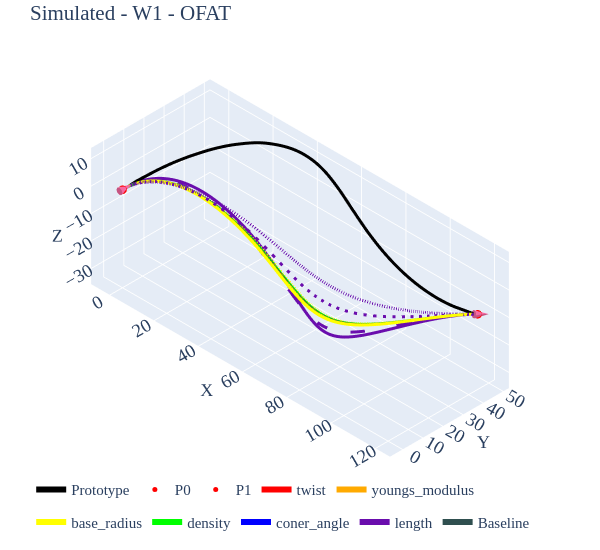

The cell this chart's notebook holds for it:
### Code cell
#| label: w1-main

df=pd.read_csv('../../data/2001/w1.csv')
doe_df=pd.read_csv('../../pyelastica/wiper_ofat10p/data/doe_df.csv')[:25]
prt=df.iloc[10:,2:].reset_index(drop=True).values
p0=df.iloc[5,2:].values.astype(float)
p1=df.iloc[6,2:].values.astype(float)
u0=df.iloc[8,2:].values.astype(float)*df.iloc[2,1]
u1=df.iloc[9,2:].values.astype(float)*df.iloc[3,1]
fig=go.Figure()
fig.add_trace(go.Scatter3d(x=prt[:,0],y=prt[:,1],z=prt[:,2],mode='lines',name='Prototype',line=dict(color='black',width=6)))
fig.add_trace(go.Scatter3d(x=[p0[0]],y=[p0[1]],z=[p0[2]],mode='markers',name='P0',marker=dict(size=5,color='red')))
fig.add_trace(go.Scatter3d(x=[p1[0]],y=[p1[1]],z=[p1[2]],mode='markers',name='P1',marker=dict(size=5,color='red')))
fig.add_trace(go.Cone(x=[p0[0]],y=[p0[1]],z=[p0[2]],u=[u0[0]],v=[u0[1]],w=[u0[2]],colorscale='RdPu',sizemode='absolute',sizeref=6,showscale=False,name='U@P0',showlegend=False))
fig.add_trace(go.Cone(x=[p1[0]],y=[p1[1]],z=[p1[2]],u=[u1[0]],v=[u1[1]],w=[u1[2]],colorscale='RdPu',sizemode='absolute',sizeref=6,showscale=False,name='U@P1',showlegend=False))
a=pd.DataFrame(prt).iloc[50].values

param_colors={'twist':'#ff0000','youngs_modulus':'#ffaa00','base_radius':'#ffff00','density':'#00ff00','coner_angle':'#0000ff','length':'#6a0dad'}
dash_map = {-10: "dot",-5: "dash",5: "longdash",10: "solid"}
for i in range(len(doe_df)):
    scenario=doe_df['scenario'].iloc[i]
    if scenario=='baseline':
        continue
    param,lvl=scenario.rsplit('_',1)
    lvl=int(lvl)
    spl3=pd.read_csv('../../pyelastica/wiper_ofat10p/data/w1_'+scenario+'.csv')
    spl3=spl3.values
    color=param_colors[param]
    dash=dash_map[lvl]
    fig.add_trace(go.Scatter3d(
        x=spl3[:,0],
        y=spl3[:,1],
        z=spl3[:,2],
        mode='lines',
        name=param,
        legendgroup=param,
        showlegend=(lvl==10),
        line=dict(color=color,width=6,dash=dash),
        customdata=np.tile(np.array([i,doe_df["twist"].iloc[i],doe_df["youngs_modulus"].iloc[i]*1000,doe_df['base_radius'].iloc[i],doe_df['density'].iloc[i]*10e5,doe_df['coner_angle'].iloc[i],doe_df['length'].iloc[i]]),(spl3.shape[0],1)),
        hovertemplate=f"{scenario}<br>"+"twist= %{customdata[1]:.2f} deg<br>"+"E= %{customdata[2]:.2f} MPa<br>"+"r= %{customdata[3]:.2f} mm<br>"+"ro= %{customdata[4]:.2f} g/cm3<br>"+"cone angle= %{customdata[5]:.2f} deg<br>"+"length= %{customdata[6]:.2f} mm<br>"+"<extra></extra>"
    ))

spl3=pd.read_csv('../../pyelastica/wiper_ofat10p/data/w1_baseline.csv').values
fig.add_trace(go.Scatter3d(
    x=spl3[:,0],
    y=spl3[:,1],
    z=spl3[:,2],
    mode='lines',
    name='Baseline',
    showlegend=True,
    line=dict(color='darkslategrey',width=6),
    customdata=np.tile(np.array(['Baseline',doe_df["twist"].iloc[i],doe_df["youngs_modulus"].iloc[i]*1000,doe_df['base_radius'].iloc[i],doe_df['density'].iloc[i]*10e5,doe_df['coner_angle'].iloc[i],doe_df['length'].iloc[i]]),(spl3.shape[0],1)),
    hovertemplate=f"Baseline<br>"+"twist= %{customdata[1]:.2f} deg<br>"+"E= %{customdata[2]:.2f} MPa<br>"+"r= %{customdata[3]:.2f} mm<br>"+"ro= %{customdata[4]:.2f} g/cm3<br>"+"cone angle= %{customdata[5]:.2f} deg<br>"+"length= %{customdata[6]:.2f} mm<br>"+"<extra></extra>"
))

fig.update_layout(title='Simulated - W1 - OFAT',scene=dict(xaxis_title='X',yaxis_title='Y',zaxis_title='Z',camera=dict(eye=dict(x=1,y=-1,z=1))),legend=dict(x=0.02,y=0.05,orientation='h',groupclick='togglegroup'),font=dict(size=15,family='Times New Roman'),autosize=False,height=550,width=600,margin=dict(l=20,r=20,t=40,b=20),showlegend=True)
fig.update_scenes(camera_projection_type='orthographic')

fig.show()
